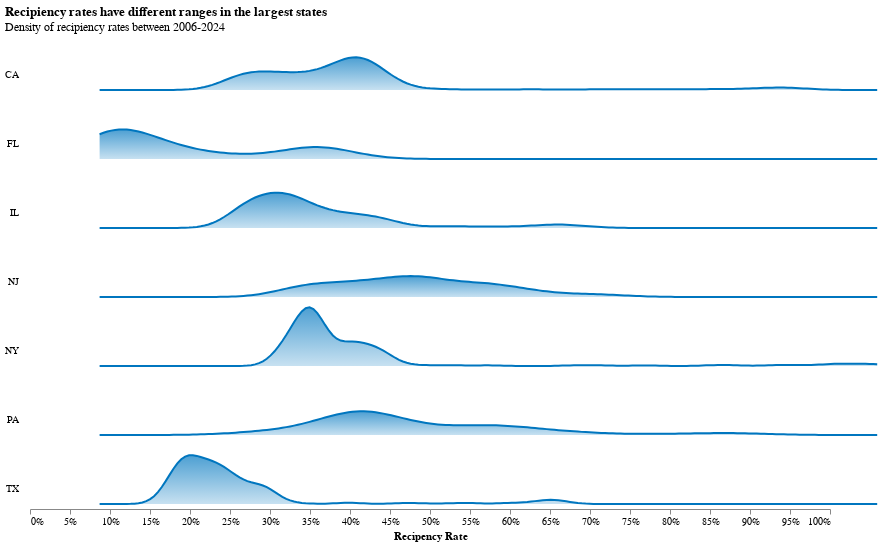

Write notebook code for a chart like this one.
### Code cell
# Ref for kernel density: https://altair-viz.github.io/user_guide/transform/density.html
# Ref for stacking:
step = 30
overlap = 1
c8 = (
    alt.Chart(big_st_cts)
    .transform_density(
        "rt_recip",
        groupby=["st"],
        as_=["rt_recip", "density"],
    )
    # Below doesn't work
    # .transform_aggregate(mean_rt_recip="mean(rt_recip)", groupby=["st"])
    .mark_area(
        # Color example from: https://altair-viz.github.io/user_guide/marks/area.html
        line={
            "color": "#0076BF",
        },
        color=alt.Gradient(
            gradient="linear",
            stops=[
                alt.GradientStop(color="#0076BF50", offset=0),
                alt.GradientStop(color="#0076BF", offset=1),
            ],
            # Make gradient vertical
            x1=1,
            x2=1,
            y1=1,
            y2=0,
        ),
    )
    .encode(
        alt.X("rt_recip:Q", scale=alt.Scale(domain=[0, 1]))
        .title("Recipency Rate")
        .axis(format="%"),
        alt.Y("density:Q").axis(None).scale(range=[step, -step * overlap]),
        # alt.Color("mean_rt_recip:Q", scale=alt.Scale(scheme="blues")),
    )
    .properties(height=30)  # Control each subplot heigh
    .facet(
        row=alt.Row("st:N").title(None).header(labelAngle=0, labelAlign="left"),
        spacing=0,
    )
    .properties(
        title=alt.Title(
            "Recipiency rates have different ranges in the largest states",
            subtitle="Density of recipiency rates between 2006-2024",
        ),
        bounds="full",
    )
    .configure_facet(spacing=0)
)

c8

### Figure 1 — Vega specification as saved in the notebook (floating-point values rounded to 4 significant figures; data arrays with more than 128 entries replaced by an {"elided": "..."} marker saying what was removed)
{"$schema": "https://vega.github.io/schema/vega/v5.json", "data": [{"name": "_server_source_0", "values": {"elided": "1484 records"}}, {"name": "source_0", "source": "_server_source_0", "transform": [{"type": "kde", "field": "rt_recip", "resolve": "shared", "groupby": ["st"], "as": ["rt_recip", "density"]}]}, {"name": "row_domain", "source": "source_0", "transform": [{"type": "aggregate", "groupby": ["st"]}]}, {"name": "data_1", "source": "source_0", "transform": [{"type": "impute", "field": "density", "key": "rt_recip", "method": "value", "groupby": ["st"], "value": 0}, {"type": "stack", "field": "density", "groupby": ["rt_recip", "st"], "sort": {"field": [], "order": []}, "as": ["density_start", "density_end"], "offset": "zero"}, {"type": "project", "fields": ["density_end", "density_start"]}]}], "signals": [{"name": "child_width", "value": 800}, {"name": "child_height", "value": 30}], "marks": [{"type": "group", "name": "row_header", "from": {"data": "row_domain"}, "sort": {"field": "datum[\"st\"]", "order": "ascending"}, "encode": {"update": {"height": {"signal": "child_height"}}}, "title": {"text": {"signal": "isValid(parent[\"st\"]) ? parent[\"st\"] : \"\"+parent[\"st\"]"}, "offset": 10, "style": "guide-label", "angle": 0, "frame": "group", "orient": "left", "baseline": "middle", "align": "left"}, "role": "row-header"}, {"type": "group", "name": "column_footer", "encode": {"update": {"width": {"signal": "child_width"}}}, "axes": [{"scale": "x", "title": "Recipency Rate", "orient": "bottom", "grid": false, "zindex": 0, "tickCount": {"signal": "ceil(child_width/40)"}, "format": "%", "labelFlush": true, "labelOverlap": true}], "role": "column-footer"}, {"type": "group", "name": "cell", "from": {"facet": {"data": "source_0", "name": "facet", "groupby": ["st"]}}, "sort": {"field": ["datum[\"st\"]"], "order": ["ascending"]}, "encode": {"update": {"width": {"signal": "child_width"}, "height": {"signal": "child_height"}}}, "data": [{"name": "data_0", "source": "facet", "transform": [{"type": "impute", "field": "density", "key": "rt_recip", "method": "value", "groupby": [], "value": 0}, {"type": "stack", "field": "density", "groupby": ["rt_recip"], "sort": {"field": [], "order": []}, "as": ["density_start", "density_end"], "offset": "zero"}, {"type": "project", "fields": ["density", "density_end", "density_start", "rt_recip"]}]}], "marks": [{"type": "area", "name": "child_layer_0_marks", "from": {"data": "data_0"}, "sort": {"field": "x"}, "encode": {"update": {"y2": {"field": "density_start", "scale": "y"}, "opacity": {"value": 0.7}, "orient": {"value": "vertical"}, "y": {"field": "density_end", "scale": "y"}, "defined": {"signal": "isValid(datum[\"rt_recip\"]) && isFinite(+datum[\"rt_recip\"]) && isValid(datum[\"density\"]) && isFinite(+datum[\"density\"])"}, "x": {"field": "rt_recip", "scale": "x"}, "fill": {"value": {"gradient": "linear", "stops": [{"color": "#0076BF50", "offset": 0}, {"color": "#0076BF", "offset": 1}], "x1": 1, "x2": 1, "y1": 1, "y2": 0}}}}, "style": ["area"]}, {"type": "line", "name": "child_layer_1_marks", "from": {"data": "data_0"}, "sort": {"field": "x"}, "encode": {"update": {"x": {"field": "rt_recip", "scale": "x"}, "y": {"field": "density_end", "scale": "y"}, "stroke": {"value": "#0076BF"}, "defined": {"signal": "isValid(datum[\"rt_recip\"]) && isFinite(+datum[\"rt_recip\"]) && isValid(datum[\"density\"]) && isFinite(+datum[\"density\"])"}}}, "style": ["line"]}], "style": "cell"}], "scales": [{"name": "x", "type": "linear", "domain": [0, 1], "range": [0, {"signal": "child_width"}], "zero": true}, {"name": "y", "type": "linear", "domain": {"data": "data_1", "fields": ["density_start", "density_end"]}, "range": [30, -30], "zero": true, "nice": true}], "title": {"text": "Recipiency rates have different ranges in the largest states", "anchor": "start", "orient": "top", "subtitle": "Density of recipiency rates between 2006-2024", "offset": 20}, "padding": 5, "layout": {"padding": 0, "columns": 1, "bounds": "full", "align": "all"}, "background": "white", "config": {"range": {"category": ["#0076BF", "#BF4E00", "#6B4D23", "#BF8700", "#203440"]}, "axis": {"labelFont": "Helvetica", "titleFont": "Helvetica"}, "axisX": {"grid": false}, "axisY": {"domain": false, "ticks": true, "grid": true, "gridDash": [3, 3], "tickColor": "#33333320", "gridColor": "#33333320"}, "legend": {"labelFont": "Helvetica", "titleFont": "Helvetica"}, "style": {"cell": {"stroke": "transparent", "width": 800, "heigh": 300}}}}
